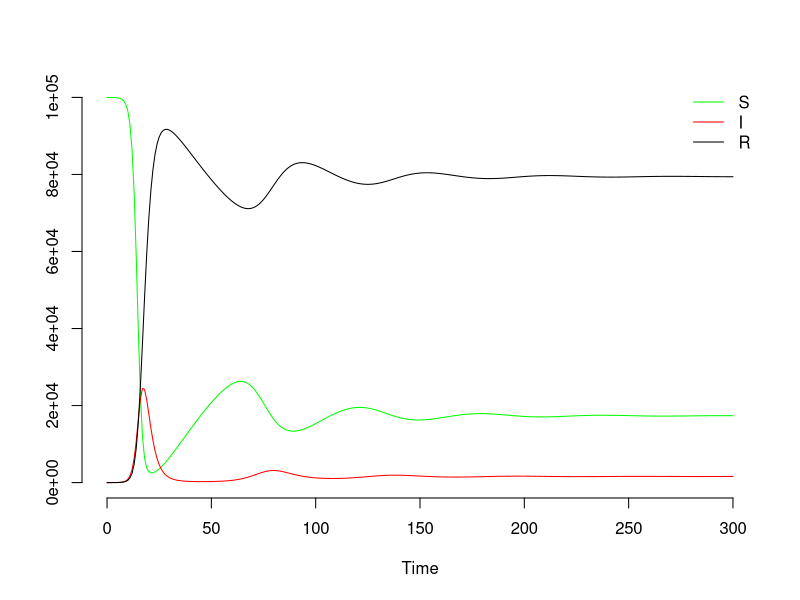
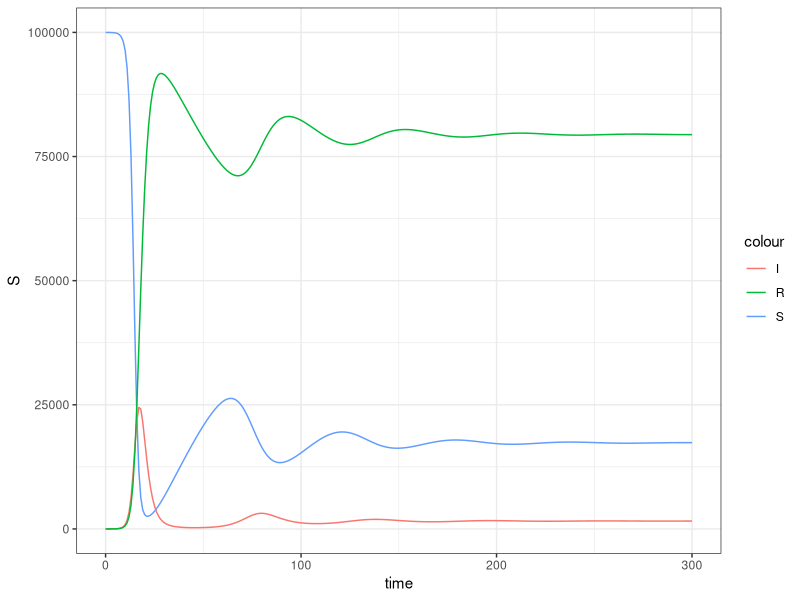
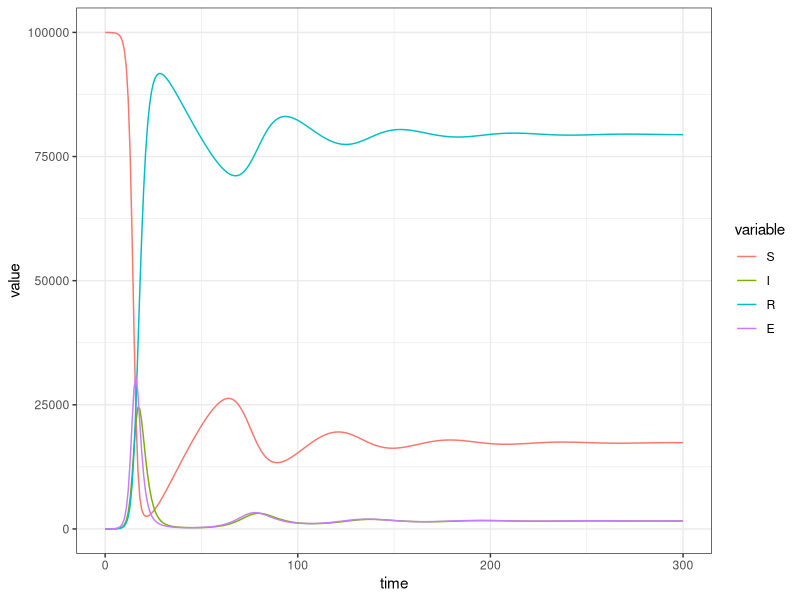
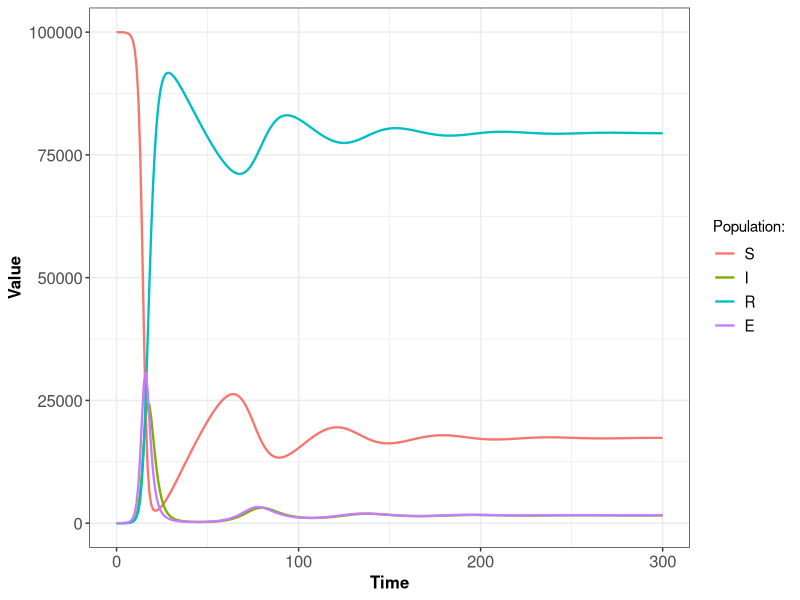

Write the R code that produced these figures, in order.

library(deSolve)
library(ggplot2)
library(reshape2)
library(dplyr)

SEIR.model <- function(t, pop, param) {
  
  with(as.list(c(pop, param)), {
    
    N=S+E+I+R
    
    
    dS <- -beta*S*I/N + u0*N - u1*S
    dE <- beta*I*S/N - u1*E-sigma*E
    dI <- sigma*E-u1*I-gamma*I
    dR <-  gamma*I - u1*R
    
    res<-c(dS, dI, dR,dE)
    
    list(res)
    
  })
  
}

# on défini les paramètres
beta=3
sigma=0.5
gamma=0.5
dt=1
Tmax=300
N=100000
u0=0.01
u1=0.01

# on défini les conditions initiales
I0=1
S0=N-10
R0=0
E0=1

# on créé les vecteurs à partir des différentes valeurs
Time=seq(from=0,to=Tmax,by=dt)
Init.cond=c(S=S0,I=I0,R=R0,E=E0) 
param=c(beta=beta,gamma=gamma,sigma=sigma,u0=u0,u1=u1)

# on utilise la fonction lsoda, avec as.data.frame() autour pour un output plus pratique
result <- as.data.frame(lsoda(Init.cond, Time, SEIR.model, param))

# méthode "basique" pour plot
plot(Time,result$S,type="l",col="green",xlab="Time",ylab="",ylim=c(0,N),bty="n")
lines(Time,result$I,type="l",col="red")
lines(Time,result$R,type="l",col="black")
legend("topright",c("S","I","R"),col=c("green","red","black"),lty=1,bty="n")

# méthode ggplot
ggplot(result) +
  geom_line(aes(time, S, colour = "S")) +
  geom_line(aes(time, I, colour = "I")) +
  geom_line(aes(time, R, colour = "R")) +
  theme_bw()

# méthode ggplot + reshape (pour réorganiser le dataframe, plus pratique)
result %>%
  melt(id = "time") %>%
  ggplot() +
  geom_line(aes(time, value, colour = variable)) +
  theme_bw()

# méthode ggplot + reshape + joli
result %>%
  melt(id = "time") %>%
  ggplot() +
  geom_line(aes(time, value, colour = variable), linewidth = 0.8) +
  theme_bw() +
  theme(axis.text = element_text(size = 12),
        axis.title = element_text(size = 12, face = "bold"),
        legend.text = element_text(size = 11)) +
  labs(x = "Time", y = "Value", colour = "Population:")

# fonction pour enregistrer le plot (enregistre par défaut le dernier plot affiché)
# ggsave("nom_du_plot.png")
